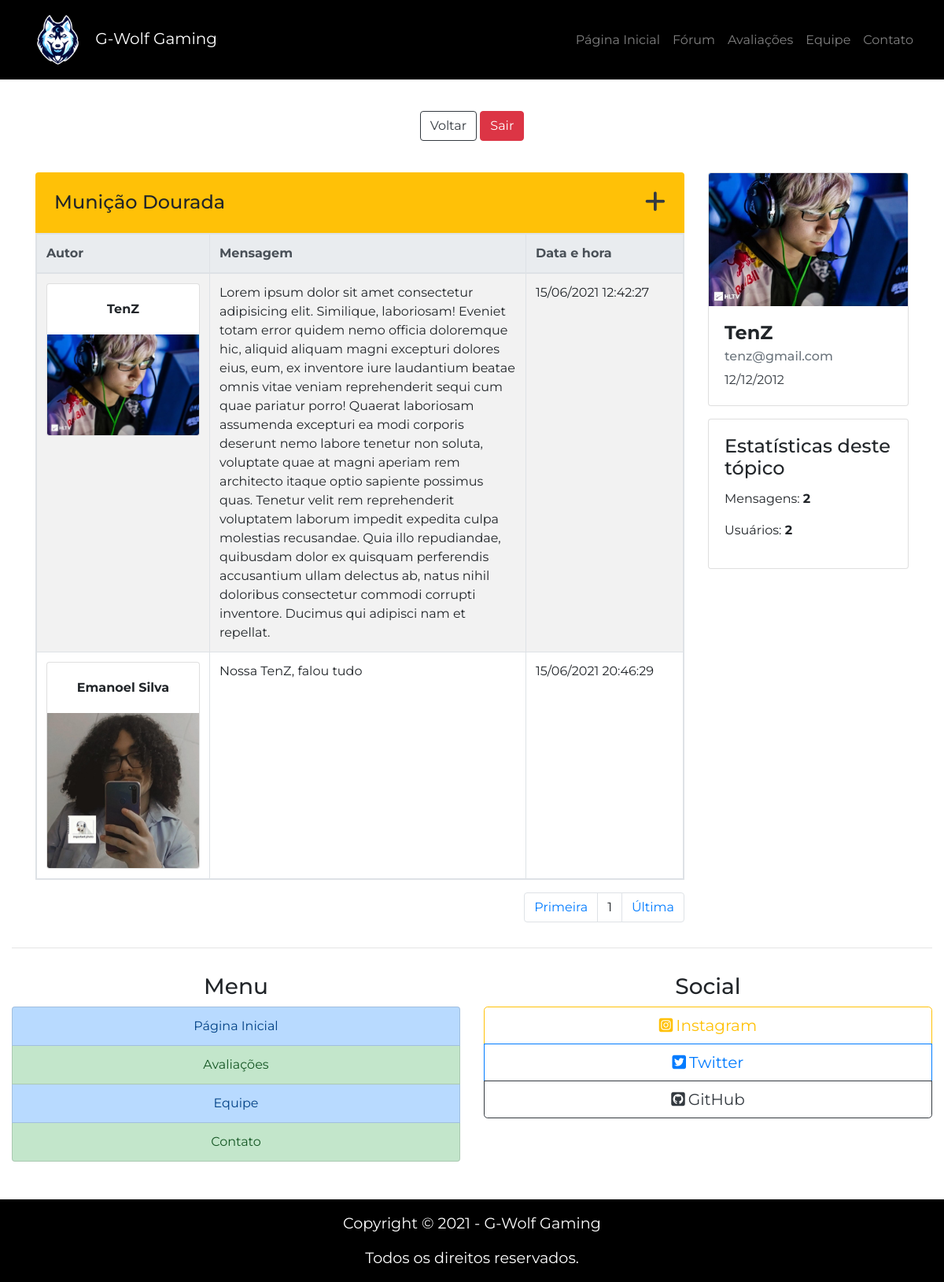
/topicos/municao-dourada.php (signed in), run on the app's committed database.
### tables this page shows
CREATE TABLE IF NOT EXISTS `mensagens_topico` (
  `id_msg` int(11) NOT NULL AUTO_INCREMENT,
  `conteudo_msg` varchar(3000) NOT NULL,
  `autor_msg` varchar(255) NOT NULL,
  `img_autor_msg` varchar(40) NOT NULL,
  `data_msg` datetime NOT NULL,
  `topico_msg` varchar(255) NOT NULL,
  PRIMARY KEY (`id_msg`)
);

### php/converte_data.php (called while the page is built)
<?php
$datadobanco = $_SESSION['usuarioDtNasc'];
$dataconvertida = implode("/", array_reverse(explode("-", $datadobanco)));

### topicos/municao-dourada.php (the view, shortened to what this page needs)
<?php
include_once("../php/conexao.php");
include_once("../php/converte_data.php");
$contar_msg = "SELECT * FROM mensagens_topico WHERE topico_msg = 'Munição Dourada'";
$resultado_contar_msg = mysqli_query($connect, $contar_msg);
$total_msg = mysqli_num_rows($resultado_contar_msg);
$contar_usuarios = "SELECT autor_msg, COUNT(autor_msg) as total FROM mensagens_topico WHERE topico_msg = 'Munição Dourada' GROUP BY autor_msg";
$resultado_contar_usuarios = mysqli_query($connect, $contar_usuarios);
$total_usuarios = mysqli_num_rows($resultado_contar_usuarios);
?>
<!DOCTYPE html>
<html lang="pt-br">
<head>
    <link rel="stylesheet" href="https://stackpath.bootstrapcdn.com/bootstrap/4.5.0/css/bootstrap.min.css">
    <link rel="stylesheet" href="../css/global.css">
    <link rel="stylesheet" href="../css/homeforum.css">
</head>
<body>
    <header>
        <nav class="navbar navbar-expand-lg navbar-dark bg-black">
            <div class="container-fluid py-0">
                <a class="navbar-brand text-white p-0" href="../index.php">
                    <img id="logo" src="../assets/logo-sem-texto.png" alt="G-Wolf Gaming">
                    G-Wolf Gaming
                </a>
                <div class="collapse navbar-collapse justify-content-end" id="navbarSite">
                    <ul class="navbar-nav">
                        <li class="nav-item">
                            <a class="nav-link" href="../index.php">Página Inicial</a>
                        </li>
                        <li class="nav-item">
                            <a class="nav-link" href="../forum.php">Fórum</a>
                        </li>
                        <li class="nav-item">
                            <a class="nav-link" href="../avaliacoes.html">Avaliações</a>
                        </li>
                        <li class="nav-item">
                            <a class="nav-link" href="../equipe.html">Equipe</a>
                        </li>
                        <li class="nav-item">
                            <a class="nav-link " href="../contato.php">Contato</a>
                        </li>
                    </ul>
                </div>
            </div>
        </nav>
    </header>
    <main>
        <div class="container mt-2">
            <div class="bg-white mb-3 rounded-bottom">
                <div class="container">
                    <div class="row py-4 d-flex align-items-center">
                        <div class="col-md-12 text-center">
                            <a href="../forum.php" class="btn btn-outline-dark mt-2">Voltar</a>
                            <a href="../php/sair.php"><button class="btn btn-danger mt-2">Sair</button></a>
                        </div>
                    </div>
                </div>
            </div>
            <div class="row">
                <div class="col-12 col-lg-9 col-xl-9">
                    <div id="topic" class="d-flex bg-warning mb-0 p-4 rounded-top justify-content-between">
                        <h2 class="h4 mb-0">Munição Dourada</h2>
                        <a href class="h4 text-dark mb-0" data-toggle="modal" data-target="#createMsgModal"><i class="fas fa-plus fa-lg"></i></a>
                    </div>
                    <table class="table table-striped table-bordered table-responsive">
                        <thead class="thead-light">
                            <tr>
                                <th scope="col" class="autor-col">Autor</th>
                                <th scope="col" class="msg-col">Mensagem</th>
                                <th scope="col" class="date-col">Data e hora</th>
                            </tr>
                        </thead>
                        <tbody>
                            <?php
                                $pagina_atual = filter_input(INPUT_GET, 'pagina', FILTER_SANITIZE_NUMBER_INT);
                                $pagina = (!empty($pagina_atual)) ? $pagina_atual : 1;
                                $qnt_pagina = 20;
                                $inicio = ($qnt_pagina * $pagina) - $qnt_pagina;
                                $show_msg = "SELECT * FROM mensagens_topico WHERE topico_msg = 'Munição Dourada' LIMIT $inicio, $qnt_pagina";
                                $resultado_show_msg = mysqli_query($connect, $show_msg);
                                while($row_msg = mysqli_fetch_assoc($resultado_show_msg)):
                            ?>
                            <tr>
                                <td>
                                    <div class="card text-center">
                                        <div class="card-body">
                                            <b><?php echo $row_msg['autor_msg']; ?></b>
                                        </div>
                                        <img class="card-img-bottom" src="../upload/<?php echo $row_msg['img_autor_msg']; ?>" alt="Imagem Autor">
                                    </div>
                                </td>
                                <td>
                                    <?php echo $row_msg['conteudo_msg']; ?>
                                </td>
                                <td>
                                    <div><?php $data_msg = $row_msg['data_msg']; echo date('d/m/Y H:i:s', strtotime($data_msg)); ?></div>
                                </td>
                            </tr>
                            <?php
                                endwhile;
                            ?>
                        </tbody>
                    </table>
                    <div>
                        <nav>
                            <ul class="pagination justify-content-end">
                        <?php
                            $result_pg = "SELECT COUNT(id_msg) AS num_result FROM mensagens_topico WHERE topico_msg = 'Munição Dourada'";
                            $resultado_pg = mysqli_query($connect, $result_pg);
                            $row_pg = mysqli_fetch_assoc($resultado_pg);
                            $quantidade_pg = ceil($row_pg['num_result'] / $qnt_pagina);
                            echo "<li class='page-item'><a class='page-link' href='./municao-dourada.php?pagina=1'>Primeira</a></li>";
                            echo "<li class='page-item'><a class='page-link'>$pagina</a></li>";
                            echo "<li class='page-item'><a class='page-link' href='./municao-dourada.php?pagina=$quantidade_pg'>Última</a></li>";
                        ?>
                            </ul>
                        </nav>
                    </div>
                </div>
                <div class="col-12 col-lg-3 col-xl-3">
                    <aside>
                        <div class="row">
                            <div class="col-12 col-sm-6 col-lg-12 col-xl-12">
                                <div class="card mb-3 mb-sm-3 mb-xl-3">
                                    <img src="../upload/<?php echo $_SESSION['usuarioImgPerfil']; ?>" class="card-img-top">
                                    <div class="card-body">
                                        <h4 class="card-title"><b><?php echo $_SESSION['usuarioNome']; ?></b></h4>
                                        <h6 class="card-subtitle mb-2 text-muted"><?php echo $_SESSION['usuarioEmail']; ?></h5>
                                        <p class="card-text text-dark"><?php echo $dataconvertida; ?></p>
                                    </div>
                                </div>
                            </div>
                            <div class="col-12 col-sm-6 col-lg-12 col-xl-12">
                                <div class="card mb-3 mb-sm-3 mb-xl-3">
                                    <div class="card-body">
                                        <h2 class="h4 card-title">Estatísticas deste tópico</h1>
                                        <p>Mensagens: <b><?php echo $total_msg; ?></b></p>
                                        <p>Usuários: <b><?php echo $total_usuarios; ?></b></p>
                                    </div>
                                </div>
                            </div>
                        </div>
                    </aside>
                </div>
            </div>
        </div>
    </main>
    <footer>
        <div class="container-fluid">
            <div class="row">
                <div class="col-12 mb-3">
                    <hr>
                </div>
                <div class="col-sm-6 mb-4 text-center">
                    <h3>Menu</h3>
                    <div class="list-group">
                        <a class="list-group-item list-group-item-action list-group-item-primary" href="../index.php">Página Inicial</a>
                        <a class="list-group-item list-group-item-action list-group-item-success" href="../avaliacoes.html">Avaliações</a>
                        <a class="list-group-item list-group-item-action list-group-item-primary" href="../equipe.html">Equipe</a>
                        <a class="list-group-item list-group-item-action list-group-item-success" href="../contato.php">Contato</a>
                    </div>
                </div>
                <div class="col-sm-6 mb-1 text-center">
                    <h3>Social</h3>
                    <div class="btn-group-vertical btn-block btn-group-lg" role="group">
                        <a class="btn btn-outline-warning" href="https://www.instagram.com/oficialgwolf/" target="_blank"><i class="fab fa-instagram-square mr-1"></i>Instagram</a>
                        <a class="btn btn-outline-primary" href="https://twitter.com/oficialgwolf" target="_blank"><i class="fab fa-twitter-square mr-1"></i>Twitter</a>
                        <a class="btn btn-outline-dark" href="https://github.com/oficialgwolf" target="_blank"><i class="fab fa-github-square mr-1"></i>GitHub</a>
                    </div>
                </div>
                <div class="col-12 text-center bg-black pt-3 mt-4">
                    <p class="font-size-maior text-white">Copyright © 2021 - G-Wolf Gaming</p>
                    <p class="font-size-maior text-white">Todos os direitos reservados.</p>
                </div>
            </div>
        </div>
    </footer>
</body>
</html>

### css/global.css (style rules this page uses)
body { font-family: 'Montserrat', sans-serif; }
.bg-black { background-color: #000; }
.font-size-maior { font-size: 1.2em; }
#logo { width: 85px; }

### css/homeforum.css (style rules this page uses)
.autor-col { min-width: 220px; }
.msg-col { min-width: 402px; }
.date-col { min-width: 200px; }

### data on the page
mensagens_topico: autor_msg "TenZ", img_autor_msg (picture), conteudo_msg "Lorem ipsum dolor sit amet consectetur adipisicing elit. Similique, laboriosam! Eveniet totam error quidem nemo officia doloremque hic, aliquid aliquam magni excepturi dolores eius, eum, ex inventore iure laudantium beatae omnis vitae veniam reprehenderit sequi cum quae pariatur porro! Quaerat laboriosam assumenda excepturi ea modi corporis deserunt nemo labore tenetur non soluta, voluptate quae at magni aperiam rem architecto itaque optio sapiente possimus quas. Tenetur velit rem reprehenderit voluptatem laborum impedit expedita culpa molestias recusandae. Quia illo repudiandae, quibusdam dolor ex quisquam perferendis accusantium ullam delectus ab, natus nihil doloribus consectetur commodi…", data_msg "15/06/2021 12:42:27"
mensagens_topico: autor_msg "Emanoel Silva", img_autor_msg (picture), conteudo_msg "Nossa TenZ, falou tudo", data_msg "15/06/2021 20:46:29"

### other printed values
$pagina "1"
$_SESSION['usuarioNome'] "TenZ"
$_SESSION['usuarioEmail'] "tenz@gmail.com"
$dataconvertida "12/12/2012"
$total_msg "2"
$total_usuarios "2"
